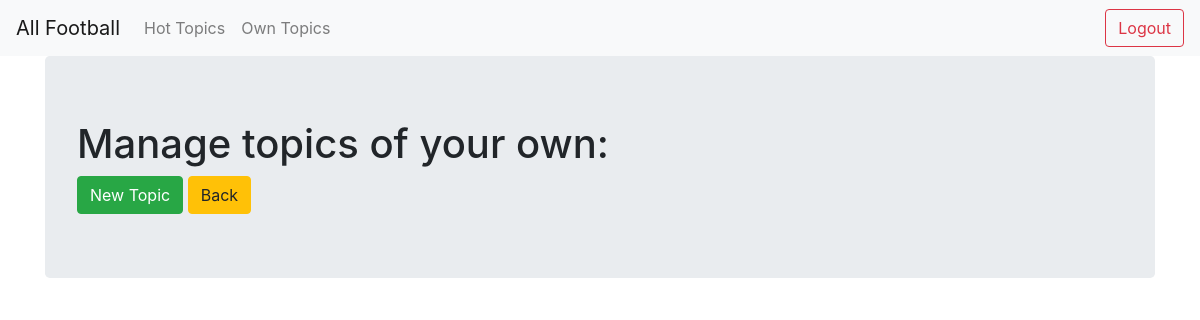
/own_topics/ (signed in), run on an earlier commit of the app's database.
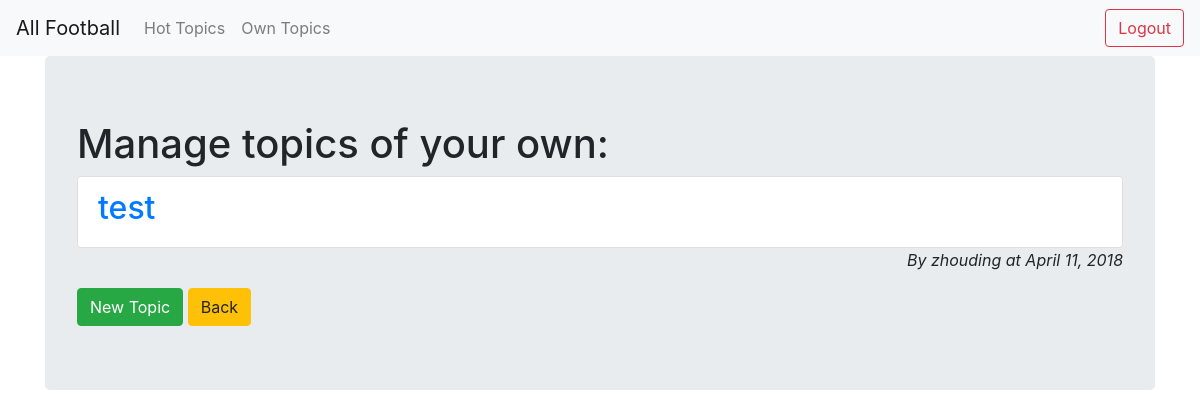
And on a later commit of the database.
### app/models.py (models this page shows, shortened)
class Topic(models.Model):
    title = models.CharField(max_length = 256)
    content = models.CharField(max_length = 3000)
    author = models.ForeignKey(User, related_name = 'author', on_delete=models.CASCADE)
    date = models.DateField(auto_now = False, auto_now_add = True)
    likes = models.BigIntegerField(blank=True, null=True)
    favorates = models.BigIntegerField(blank=True, null=True)
    favorate_by = models.ManyToManyField(User, blank=True, null=True)
    tags = models.ManyToManyField(Tag, blank=True, null=True)

### app/views.py (the view)
# urls.py: path('own_topics/', views.OwnTopicListView.as_view(), name='own_topics'),
class OwnTopicListView(ListView):
    model = models.Topic
    template_name = 'own_topics.html'
    context_object_name = 'topics'
    def get_queryset(self):
        return models.Topic.objects.filter(author=self.request.user)

### templates/own_topics.html
{% extends "base.html" %}
{% block content %}
    <div class="jumbotron">
        <h1>Manage topics of your own:</h1>
        <ul class="list-group">
            {% for topic in topics %}
            <a href="{{ topic.id }}"><li class="list-group-item"><h2>{{ topic.title }}</h2></li></a>
            <em style="text-align:right"><p>By {{ topic.author.username }} at {{ topic.date }}</p></em>
            {% endfor %}
        </ul>
        <a href="{% url 'app:new_topic' %}"><button type="button" class="btn btn-success">New Topic</button></a>
        <a href="{% url 'app:topics' %}"><button type="button" class="btn btn-warning">Back</button></a>
    </div>
{% endblock %}

What changed in the data, as far as the page shows it:
added Topic: title "test", author.username "zhouding", date "April 11, 2018"
